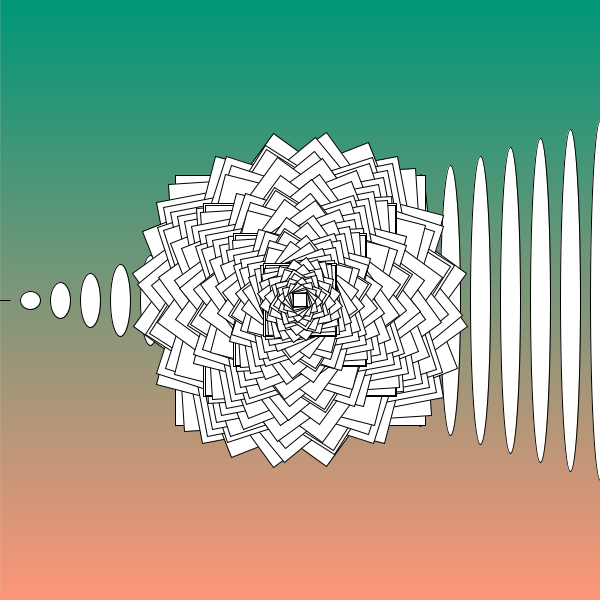
Frame 1 (no input)
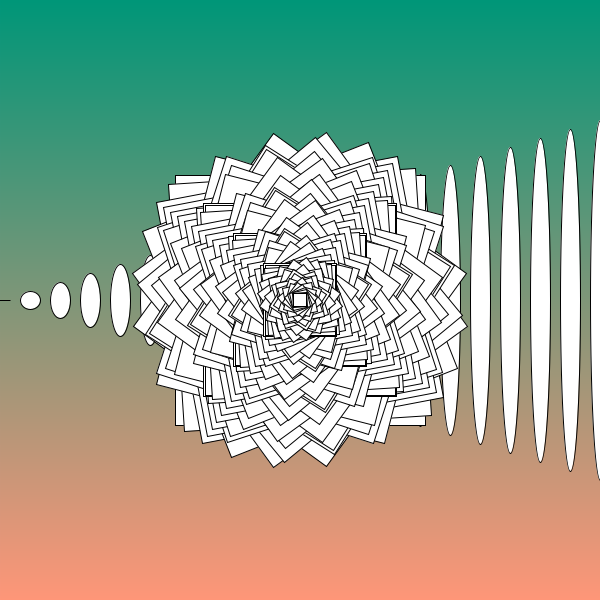
Frame 60 (the mouse pressed at the canvas centre just before this capture)
Frame 120 (the mouse held since frame 60 and released just before this capture): identical to frame 60, image omitted

The Processing sketch that drew these frames (run headless with seeded random() and noise(); from frame 60 on, the mouse is pressed at the canvas centre):

// Processing sketch: C1W5_loops2
// ── C1W5_loops2.pde
void setup(){
 for (int i=0; i<10; i++){
  println(i); 
 }
 size (600,600);
}

void draw (){
  
  for (int i=0; i<height; i++){
   float r = map(i, 0, height, 0, 255);
   stroke (r, 150, 120);
    line (0, i, width, i);
  }
  
  for (int i =0; i<=width; i+=30){
    stroke(0);
    fill(255);
   ellipse (i, height/2, 20,20*i*0.03); 
  }
  
  translate (width/2, height/2);
  rectMode (CENTER);
  for (int i=100; i >0; i--){
    rotate (map(i, 0, 100, 0, TWO_PI));
    float s =  map(i, 0, 100, 10, 250);
    rect(0,0, s, s);
    
  }
}
